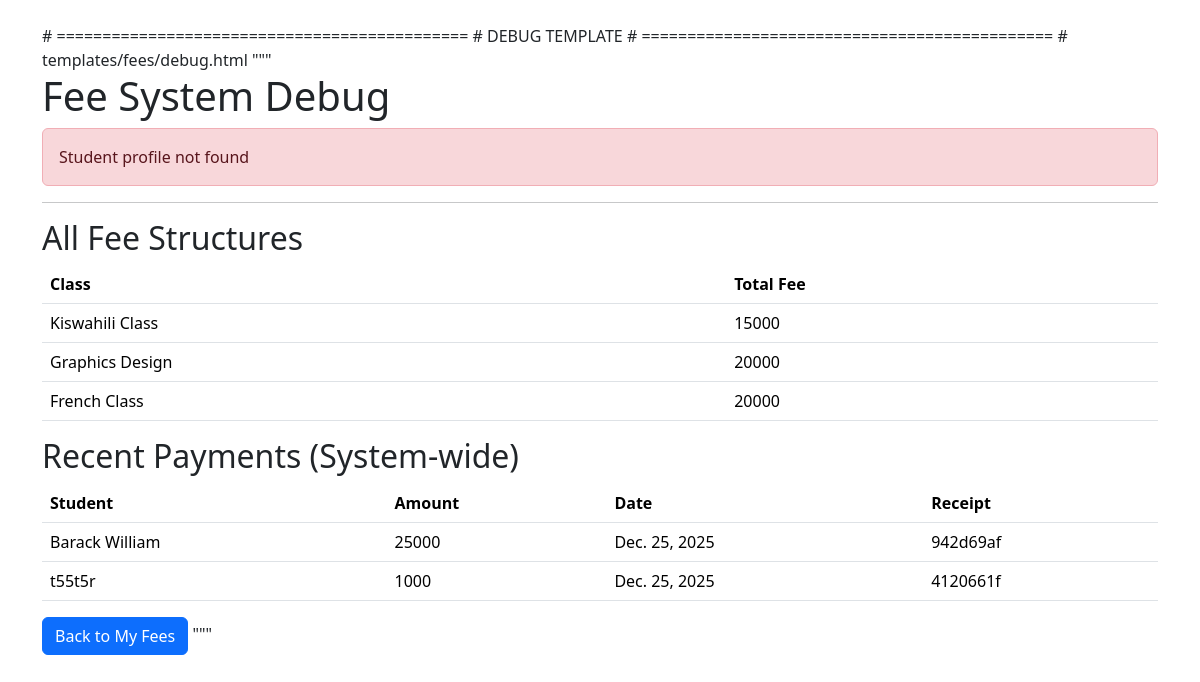
Page /fees/debug/ (signed in) on the committed database.
### fees/models.py (models this page shows, shortened)
class FeeStructure(models.Model):
    classroom = models.OneToOneField(ClassRoom, on_delete=models.CASCADE)
    total_fee = models.PositiveIntegerField()

class Payment(models.Model):
    student = models.ForeignKey(Student, on_delete=models.CASCADE)
    amount_paid = models.PositiveIntegerField()
    date = models.DateField(auto_now_add=True)
    receipt_no = models.CharField(max_length=100, unique=True)

### classes/models.py (models this page shows)
class ClassRoom(models.Model):
    name = models.CharField(max_length=100)
    code = models.CharField(max_length=10)
    fee = models.PositiveIntegerField(default=30000)

### students/models.py (models this page shows, shortened)
class Student(models.Model):
    STATUS_CHOICES = (
        ('ACTIVE', 'Active'),
        ('GRADUATED', 'Graduated'),
        ('TRANSFERRED', 'Transferred'),
    )
    user = models.OneToOneField(settings.AUTH_USER_MODEL, on_delete=models.CASCADE, null=True, blank=True)
    full_name = models.CharField(max_length=200)
    email = models.EmailField(unique=True, blank=True, null=True)  # ✅ New email field
    photo = models.ImageField(upload_to='students/', blank=True)
    classroom = models.ForeignKey(ClassRoom, on_delete=models.SET_NULL, null=True)
    admission_year = models.PositiveIntegerField(default=timezone.now().year)
    registration_number = models.CharField(max_length=50, unique=True)
    status = models.CharField(max_length=20, choices=STATUS_CHOICES, default='ACTIVE')
    documents = models.FileField(upload_to='documents/', blank=True)
    class Meta:
        verbose_name = "Student"
        verbose_name_plural = "Students"
        ordering = ['full_name']

### fees/views.py (the view)
# urls.py: path('debug/', views.debug_fees, name='debug_fees'),
@login_required
def debug_fees(request):
    context = {}
    try:
        student = Student.objects.get(user=request.user)
        context['student'] = student
        if student.classroom:
            context['classroom'] = student.classroom
            try:
                fee_structure = FeeStructure.objects.get(classroom=student.classroom)
                context['fee_structure'] = fee_structure
                context['total_fee'] = fee_structure.total_fee
            except FeeStructure.DoesNotExist:
                context['fee_structure_error'] = "No fee structure found for this class"
            payments = Payment.objects.filter(student=student)
            context['payments_count'] = payments.count()
            context['payments'] = payments
            total_paid = payments.aggregate(total=Sum('amount_paid'))['total'] or 0
            context['total_paid'] = total_paid
        else:
            context['classroom_error'] = "Student has no classroom assigned"
    except Student.DoesNotExist:
        context['student_error'] = "Student profile not found"
    context['all_structures'] = FeeStructure.objects.all()
    context['all_payments'] = Payment.objects.all()[:10]  # First 10
    return render(request, 'fees/debug.html', context)

### templates/fees/debug.html (shortened to what this page needs)
<!DOCTYPE html>
<html>
<head>
    <link href="https://cdn.jsdelivr.net/npm/bootstrap@5.3.2/dist/css/bootstrap.min.css" rel="stylesheet">
</head>
<body class="container mt-4">
    <h1>Fee System Debug</h1>
    {% if student %}
        <h2>Your Student Profile</h2>
        <ul>
            <li>Name: {{ student.full_name }}</li>
            <li>Registration: {{ student.registration_number }}</li>
            <li>Class: {% if student.classroom %}{{ student.classroom.name }}{% else %}None{% endif %}</li>
            <li>User: {{ student.user.username }}</li>
        </ul>
        {% if classroom_error %}
            <div class="alert alert-danger">{{ classroom_error }}</div>
        {% endif %}
        {% if fee_structure %}
            <h3>Fee Structure for Your Class</h3>
            <ul>
                <li>Class: {{ fee_structure.classroom.name }}</li>
                <li>Total Fee: {{ total_fee }}</li>
            </ul>
        {% elif fee_structure_error %}
            <div class="alert alert-warning">{{ fee_structure_error }}</div>
        {% endif %}
        <h3>Your Payments ({{ payments_count }})</h3>
        {% if payments %}
            <table class="table">
                <tr><th>Date</th><th>Receipt</th><th>Amount</th></tr>
                {% for payment in payments %}
                <tr>
                    <td>{{ payment.date }}</td>
                    <td>{{ payment.receipt_no }}</td>
                    <td>{{ payment.amount_paid }}</td>
                </tr>
                {% endfor %}
            </table>
            <p>Total Paid: {{ total_paid }}</p>
        {% else %}
            <p>No payments found</p>
        {% endif %}
    {% else %}
        <div class="alert alert-danger">{{ student_error }}</div>
    {% endif %}
    <hr>
    <h2>All Fee Structures</h2>
    <table class="table">
        <tr><th>Class</th><th>Total Fee</th></tr>
        {% for structure in all_structures %}
        <tr>
            <td>{{ structure.classroom.name }}</td>
            <td>{{ structure.total_fee }}</td>
        </tr>
        {% empty %}
        <tr><td colspan="2">No fee structures found</td></tr>
        {% endfor %}
    </table>
    <h2>Recent Payments (System-wide)</h2>
    <table class="table">
        <tr><th>Student</th><th>Amount</th><th>Date</th><th>Receipt</th></tr>
        {% for payment in all_payments %}
        <tr>
            <td>{{ payment.student.full_name }}</td>
            <td>{{ payment.amount_paid }}</td>
            <td>{{ payment.date }}</td>
            <td>{{ payment.receipt_no }}</td>
        </tr>
        {% empty %}
        <tr><td colspan="4">No payments found</td></tr>
        {% endfor %}
    </table>
    <a href="{% url 'fees:my_fees' %}" class="btn btn-primary">Back to My Fees</a>
</body>
</html>

### rows in the picture
FeeStructure: classroom.name "Kiswahili Class", total_fee "15000"
FeeStructure: classroom.name "Graphics Design", total_fee "20000"
FeeStructure: classroom.name "French Class", total_fee "20000"
Payment: student.full_name "Barack William", amount_paid "25000", date "Dec. 25, 2025", receipt_no "942d69af"
Payment: student.full_name "t55t5r", amount_paid "1000", date "Dec. 25, 2025", receipt_no "4120661f"

### other values in the picture
{{ student_error }} "Student profile not found"
